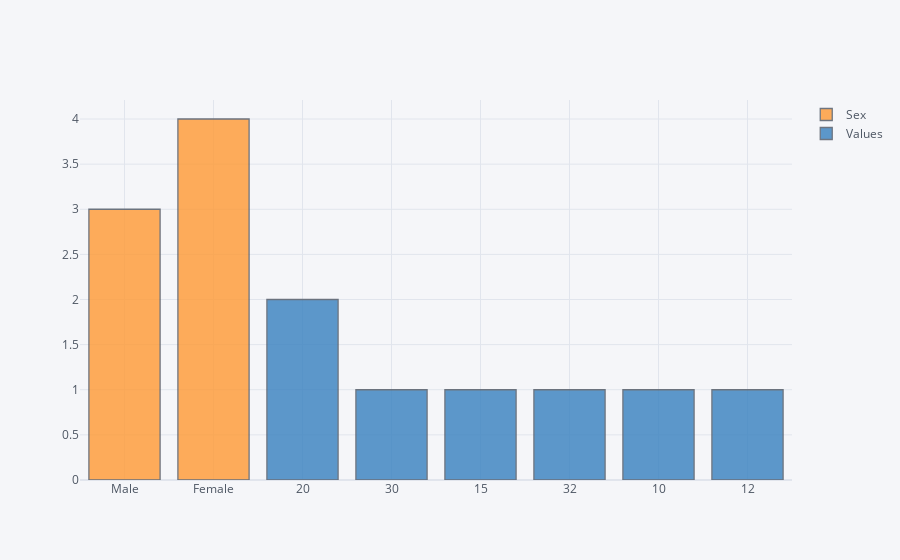

This figure's notebook cell:
### Code cell
df1.iplot(kind='hist')

### Figure 1 — Plotly figure (JSON) as saved in the notebook; plotly's stock layout.template omitted (floating-point values rounded to 4 significant figures)
{"data": [{"histfunc": "count", "histnorm": "", "marker": {"color": "rgba(255, 153, 51, 1.0)", "line": {"color": "#4D5663", "width": 1.3}}, "name": "Sex", "opacity": 0.8, "orientation": "v", "type": "histogram", "x": ["Male", "Male", "Male", "Female", "Female", "Female", "Female"]}, {"histfunc": "count", "histnorm": "", "marker": {"color": "rgba(55, 128, 191, 1.0)", "line": {"color": "#4D5663", "width": 1.3}}, "name": "Values", "opacity": 0.8, "orientation": "v", "type": "histogram", "x": [20, 30, 20, 15, 32, 10, 12]}], "layout": {"barmode": "overlay", "legend": {"bgcolor": "#F5F6F9", "font": {"color": "#4D5663"}}, "paper_bgcolor": "#F5F6F9", "plot_bgcolor": "#F5F6F9", "title": {"font": {"color": "#4D5663"}}, "xaxis": {"gridcolor": "#E1E5ED", "showgrid": true, "tickfont": {"color": "#4D5663"}, "title": {"font": {"color": "#4D5663"}, "text": ""}, "zerolinecolor": "#E1E5ED"}, "yaxis": {"gridcolor": "#E1E5ED", "showgrid": true, "tickfont": {"color": "#4D5663"}, "title": {"font": {"color": "#4D5663"}, "text": ""}, "zerolinecolor": "#E1E5ED"}}}
